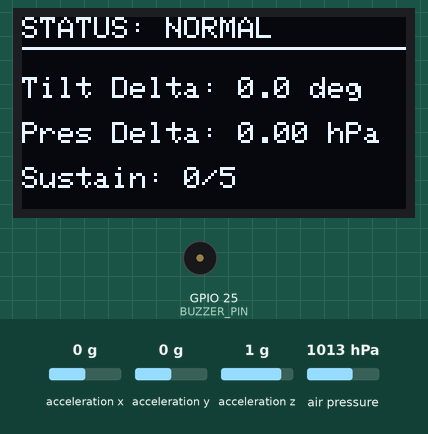
Bench run of a sketch on a simulated ESP32. On the bench: 128×64 one-colour display, buzzer (waves = sounding, pin HIGH). Wiring (inferred from the names in the program): MPU-6050 motion sensor at I2C address 0x69. The inputs (shaded band) are chosen by the test bench; at power-on: acceleration x 0 g, air pressure 1013 hPa, acceleration y 0 g, acceleration z 1 g. What the sketch prints to the serial monitor is not drawn.

Above: at 6.3 s.
6.4 s: acceleration x set to -1.4 g
At 6.64 s:
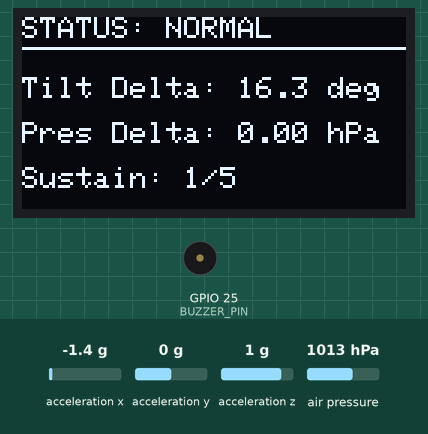
8.0 s: air pressure set to 952 hPa
At 9.3 s:
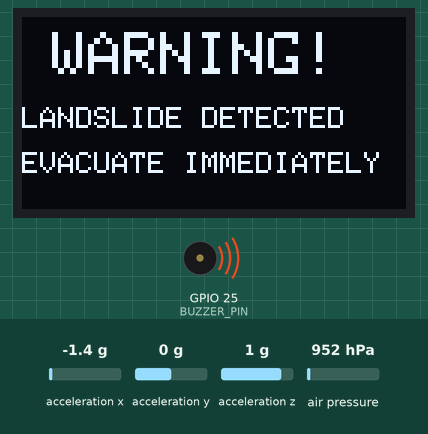
9.6 s: air pressure set to 1025 hPa
At 10.53 s:
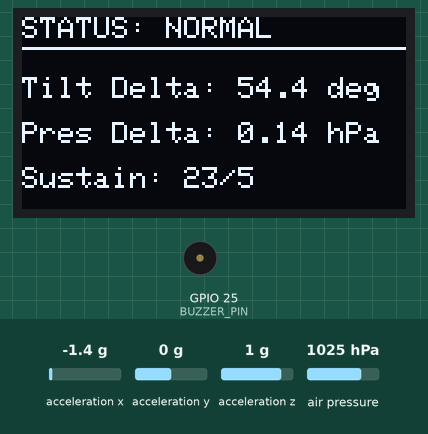
Timing chart, 0 to 12.6 s (numbered marks = the images above; inputs shaded):
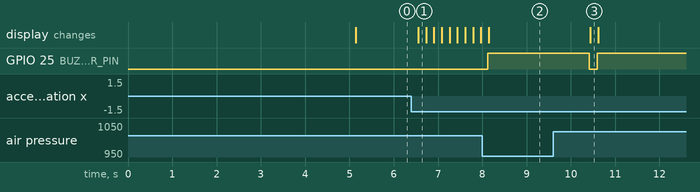

Measured:
- after the input at 6.4 s, the display: changes after 0.15 s (image 1)
- after the input at 8.0 s, GPIO 25 (BUZZER_PIN): LOW → HIGH after 0.12 s; the display: changes after 0.15 s (image 2)
- after the input at 9.6 s, GPIO 25 (BUZZER_PIN): HIGH → LOW after 0.82 s, → HIGH 0.18 s later; the display: changes after 0.84 s (image 3)

The sketch:

SensorFusion.ino
```cpp
#include <Wire.h>
#include <Adafruit_BMP085.h>
#include <Adafruit_GFX.h>
#include <Adafruit_SSD1306.h>

// I2C Pin Definitions for ESP32 MYOSA
#define I2C_SDA 21
#define I2C_SCL 22

// I2C Addresses
#define MPU6050_ADDR 0x69
#define OLED_ADDR    0x3C  // Standard I2C address for 0.96" OLED

// OLED Screen Setup
#define SCREEN_WIDTH 128
#define SCREEN_HEIGHT 64
Adafruit_SSD1306 display(SCREEN_WIDTH, SCREEN_HEIGHT, &Wire, -1);

// Buzzer Pin Definition
#define BUZZER_PIN 25

Adafruit_BMP085 bmp;

// Calibration & Baseline Variables
float baseline_pressure = 0.0;
float baseline_tilt = 0.0;
float current_tilt = 0.0;
float current_pressure = 0.0;

// ================================================================
// THRESHOLD CONFIGURATION (PHYSICAL LANDSLIDE SCALING)
// ================================================================

// DEMO MODE (For desktop presentation via air blowing & hand tilting)
const float TILT_THRESHOLD_DEG     = 6.0;   // Scaled down from 10.0° to 6.0°
const float PRESSURE_THRESHOLD_HPA = 0.4;   // Scaled down from 1.5 hPa storm drop to 0.4 hPa
const int   SUSTAIN_COUNT_REQUIRED = 5;     // 5 frames (~1.0s of continuous tilt)

/*
// FIELD MODE (For actual Wayanad/Munnar deployment parameters):
const float TILT_THRESHOLD_DEG     = 10.0;  // Real physical shear slope creep (10.0°)
const float PRESSURE_THRESHOLD_HPA = 1.5;   // Real monsoon cyclonic pressure drop (1.5 hPa)
const int   SUSTAIN_COUNT_REQUIRED = 25;    // 25 frames (~5.0s sustain to filter trucks)
*/

int tilt_sustain_counter = 0;
bool alert_triggered = false;
const float ALPHA = 0.3; // Low-pass filter coefficient for exponential smoothing

void readMPU6050Raw(int16_t &ax, int16_t &ay, int16_t &az) {
  Wire.beginTransmission(MPU6050_ADDR);
  Wire.write(0x3B);
  Wire.endTransmission(false);
  Wire.requestFrom((uint8_t)MPU6050_ADDR, (size_t)6, true);

  ax = (Wire.read() << 8) | Wire.read();
  ay = (Wire.read() << 8) | Wire.read();
  az = (Wire.read() << 8) | Wire.read();
}

float calculateTiltAngle(int16_t ax, int16_t ay, int16_t az) {
  float fx = ax / 16384.0;
  float fy = ay / 16384.0;
  float fz = az / 16384.0;

  float total_g = sqrt(fx * fx + fy * fy + fz * fz);
  if (total_g == 0) return 0;

  float cos_theta = fz / total_g;
  cos_theta = constrain(cos_theta, -1.0, 1.0);
  return acos(cos_theta) * (180.0 / PI);
}

void setup() {
  Serial.begin(115200);
  Wire.begin(I2C_SDA, I2C_SCL);

  pinMode(BUZZER_PIN, OUTPUT);
  digitalWrite(BUZZER_PIN, LOW); // Force buzzer OFF initially

  // Initialize OLED Display
  if(!display.begin(SSD1306_SWITCHCAPVCC, OLED_ADDR)) {
    Serial.println(F("OLED allocation failed! Check wiring."));
  } else {
    display.clearDisplay();
    display.setTextColor(SSD1306_WHITE);
    display.setTextSize(1);
    display.setCursor(0, 10);
    display.println("SentryMesh Active");
    display.println("Calibrating...");
    display.display();
  }

  // Wake up MPU6050
  Wire.beginTransmission(MPU6050_ADDR);
  Wire.write(0x6B);
  Wire.write(0);
  Wire.endTransmission(true);

  if (!bmp.begin()) {
    Serial.println("CRITICAL: BMP180 sensor not detected!");
    while (1);
  }

  // Baseline Calibration
  Serial.println("--- STARTING BASELINE CALIBRATION ---");
  Serial.println("Keep board completely flat and still...");

  float p_sum = 0.0;
  float t_sum = 0.0;
  int samples = 50;

  for (int i = 0; i < samples; i++) {
    int16_t ax, ay, az;
    readMPU6050Raw(ax, ay, az);
    t_sum += calculateTiltAngle(ax, ay, az);
    p_sum += (bmp.readPressure() / 100.0F);
    delay(100);
  }

  baseline_tilt = t_sum / samples;
  baseline_pressure = p_sum / samples;

  // Seed filter variables to avoid startup spike
  current_tilt = baseline_tilt;
  current_pressure = baseline_pressure;

  Serial.print("Baseline Tilt Locked: "); Serial.print(baseline_tilt, 1); Serial.println(" deg");
  Serial.print("Baseline Pressure Locked: "); Serial.print(baseline_pressure, 1); Serial.println(" hPa");
  Serial.println("--- CALIBRATION COMPLETE ---");
}

void loop() {
  int16_t ax, ay, az;
  readMPU6050Raw(ax, ay, az);

  float raw_tilt = calculateTiltAngle(ax, ay, az);
  float raw_pressure = bmp.readPressure() / 100.0F;

  // Exponential Smoothing
  current_tilt = (ALPHA * raw_tilt) + ((1.0 - ALPHA) * current_tilt);
  current_pressure = (ALPHA * raw_pressure) + ((1.0 - ALPHA) * current_pressure);

  float delta_tilt = abs(current_tilt - baseline_tilt);
  float delta_pressure = abs(current_pressure - baseline_pressure);

  // Check Tilt Condition
  if (delta_tilt >= TILT_THRESHOLD_DEG) {
    tilt_sustain_counter++;
  } else {
    tilt_sustain_counter = max(0, tilt_sustain_counter - 1);
  }

  bool sustained_tilt_detected = (tilt_sustain_counter >= SUSTAIN_COUNT_REQUIRED);
  bool pressure_shift_detected = (delta_pressure >= PRESSURE_THRESHOLD_HPA);

  // Dual Confirmation Alert Logic
  alert_triggered = (sustained_tilt_detected && pressure_shift_detected);

  // Update OLED Display & Buzzer State
  display.clearDisplay();

  if (alert_triggered) {
    // Alert State
    digitalWrite(BUZZER_PIN, HIGH);

    display.setTextSize(2);
    display.setCursor(10, 5);
    display.println("WARNING!");
    display.setTextSize(1);
    display.setCursor(0, 30);
    display.println("LANDSLIDE DETECTED");
    display.setCursor(0, 45);
    display.println("EVACUATE IMMEDIATELY");

    Serial.println("🚨 LANDSLIDE ALERT! 🚨");
  } else {
    // Normal Monitoring State
    digitalWrite(BUZZER_PIN, LOW);

    display.setTextSize(1);
    display.setCursor(0, 0);
    display.println("STATUS: NORMAL");
    display.drawLine(0, 10, 128, 10, SSD1306_WHITE);

    display.setCursor(0, 20);
    display.print("Tilt Delta: ");
    display.print(delta_tilt, 1);
    display.println(" deg");

    display.setCursor(0, 35);
    display.print("Pres Delta: ");
    display.print(delta_pressure, 2);
    display.println(" hPa");

    display.setCursor(0, 50);
    display.print("Sustain: ");
    display.print(tilt_sustain_counter);
    display.print("/");
    display.println(SUSTAIN_COUNT_REQUIRED);

    // Serial debug output
    Serial.print("dTilt: "); Serial.print(delta_tilt, 1);
    Serial.print("° | dPres: "); Serial.print(delta_pressure, 2);
    Serial.print(" hPa | Sustain: "); Serial.print(tilt_sustain_counter);
    Serial.println(" | Status: NORMAL");
  }

  display.display();
  delay(150);
}
```
